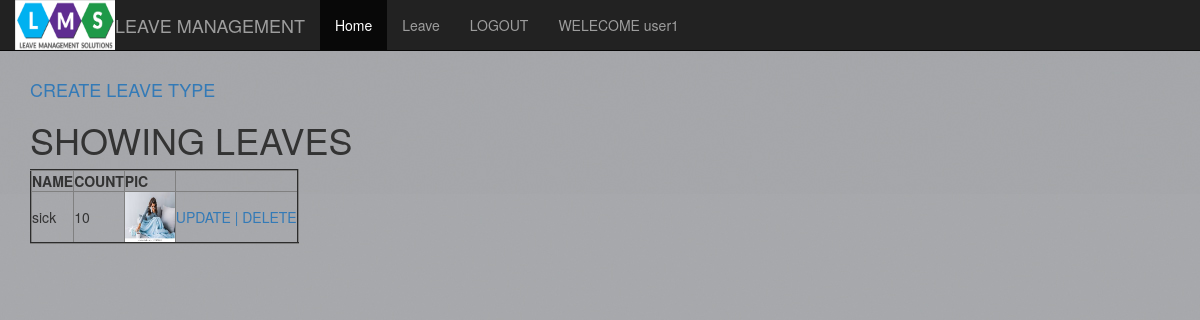
/leavetypes/ (signed in), run on the app's committed database.
### main/models.py (models this page shows, shortened)
class User(AbstractUser):
	user_types=[('e',"Employee"),('m',"Manager")]
	phone=models.CharField(max_length=10)
	type=models.CharField(choices=user_types, max_length=1)

class LeaveType(models.Model):
	name=models.CharField(max_length=250)
	count=models.IntegerField()
	pic=models.FileField(blank=True, null=True)

### main/templates/main/leavetype_list.html
{% extends 'main/index.html'%}
{% block content%}
	<h4><a href="/leavetypes_create/">CREATE LEAVE TYPE</a></h4>
	<h1> SHOWING LEAVES</h1>
	<table border="2">
		<tr>
			<th>NAME</th>
			<th>COUNT</th>
			<th>PIC</th>
		</tr>
		{% for obj in object_list %}
			<tr>
				<td>{{ obj.name }}</td>
				<td>{{ obj.count }}</td>
				<td><img src="/media/{{obj.pic}}" width=50 height=50></td>
				<td>
					<a href="/leavetypes_update/{{ obj.id }}">UPDATE |</a>
					<a href="/leavetypes_delete/{{ obj.id }}">DELETE</a>
				</td>
			</tr>
		{% endfor %}
	</table>
{% endblock %}

### main/templates/main/index.html (shortened to what this page needs)
{%extends 'main/home.html'%}
{% block menu%}
		{{  block.super }}
      <li><a href="/leaves">Leave</a></li>
       <li><a href="/logout">LOGOUT</a></li>
       {% if request.user.is_authenticated %}
       <li><a href="">WELECOME {{request.user.username}}</a></li>
       {% endif %}
{% endblock %}

### data on the page
User: user.username "user1"
LeaveType: name "sick", count "10", pic (picture)
